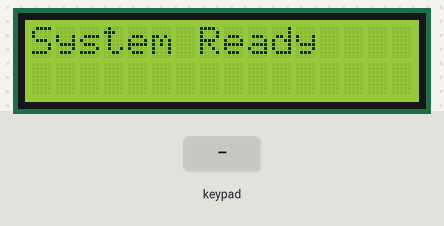
Bench run of a sketch on a simulated Arduino Uno, built with avr-gcc and run on an emulated ATmega328P. Parts: 16×2 character LCD. The inputs (shaded band) are chosen by the test bench.

Above: at 1.2 s.
1.3 s: keypad keys 8 7 6 5 # pressed 0.4 s apart
At 3.8 s:
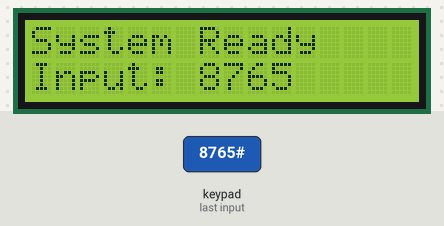
4.8 s: key '*' pressed
At 6.0 s:
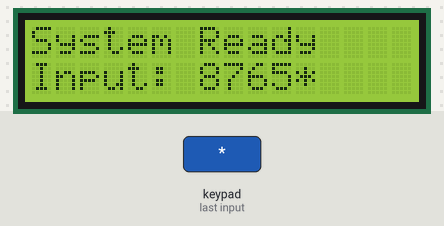
6.3 s: key '#' pressed
At 6.6 s:
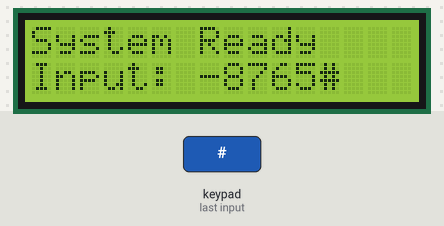
7.8 s: keypad keys 8 7 6 5 pressed 0.4 s apart
At 10.4 s:
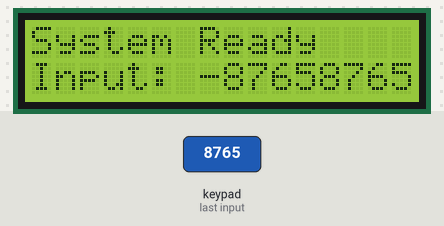
Timing chart, 0 to 11.9 s (numbered marks = the images above; inputs shaded):
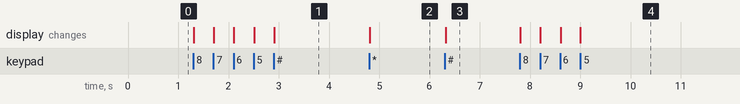

Measured:
- after the input at 1.3 s, the display: first changes at once (image 1 shows a later state)
- after the input at 4.8 s, the display: changes at once (image 2)
- after the input at 6.3 s, the display: changes at once (image 3)
- after the input at 7.8 s, the display: first changes at once (image 4 shows a later state)

The sketch:

FL01N2.ino
```cpp
// FL01N3 - Human Interface for Flight Leader
// 13 Aug 2017: Initial development
// 13 Aug 2017 Rev 0:  read multikey input (including negative numbers); display on LCD
#include <Keypad.h>
#include "Arduino.h"
#include <Wire.h>
#include <LiquidCrystal_I2C.h>

LiquidCrystal_I2C lcd(0x3F, 2, 1, 0, 4, 5, 6, 7, 3, POSITIVE);

const byte ROWS = 4; //four rows
const byte COLS = 3; //three columns
char keys[ROWS][COLS] = {
  {'1', '2', '3'},
  {'4', '5', '6'},
  {'7', '8', '9'},
  {'*', '0', '#'}
};
byte rowPins[ROWS] = {8, 7, 6, 5}; //connect to the row pinouts of the keypad
byte colPins[COLS] = {4, 3, 2}; //connect to the column pinouts of the keypad

Keypad keypad = Keypad( makeKeymap(keys), rowPins, colPins, ROWS, COLS );

//+*+*+*+*+*+*+*+*+*+*+*+*+*+*+*+*+*+*+*+*+*+*+*+*+*+*+*+*+*+*+*+*+*+*+*+*+*+*+*+
//     DEBUG SW     DEBUG SW     DEBUG SW     DEBUG SW     DEBUG SW     DEBUG SW
//+*+*+*+*+*+*+*+*+*+*+*+*+*+*+*+*+*+*+*+*+*+*+*+*+*+*+*+*+*+*+*+*+*+*+*+*+*+*+*+
const bool debug = false;   // bool false is zero; anything else is true
//const bool debug = true;

int inNum = 0;    // Keypad input
int sign = +1;    // sign of input number; set to negative if '*' pressed

//==========================================================================
//     SETUP     SETUP     SETUP     SETUP     SETUP     SETUP     SETUP
//==========================================================================
void setup() {
  Serial.begin(9600);
  lcd.begin(16, 2);
  lcd.clear();
  lcd.print("System Ready");
  lcd.setCursor(0, 1);
}

//==========================================================================
//     LOOP     LOOP     LOOP     LOOP     LOOP     LOOP     LOOP     LOOP
//==========================================================================
void loop() {
  char key = keypad.getKey();

  if (key) {
    if (debug) {
      Serial.println(key);
    }

    lcd.print(key);

    if (key >= '0'  && key <= '9') {
      int someInt = key - '0';
      inNum = inNum * 10 + someInt;  // create a number from the character
      if (debug) {
        Serial.print("inNum= ");
        Serial.println(inNum);
      }
    }
    else {
      if (key == '*') {
        sign = -sign;
      }
      if (key  == '#') {
        lcd.setCursor(0, 1);
        lcd.print("Input: ");
        lcd.print(inNum * sign);
      }
    }
  }
}
```
